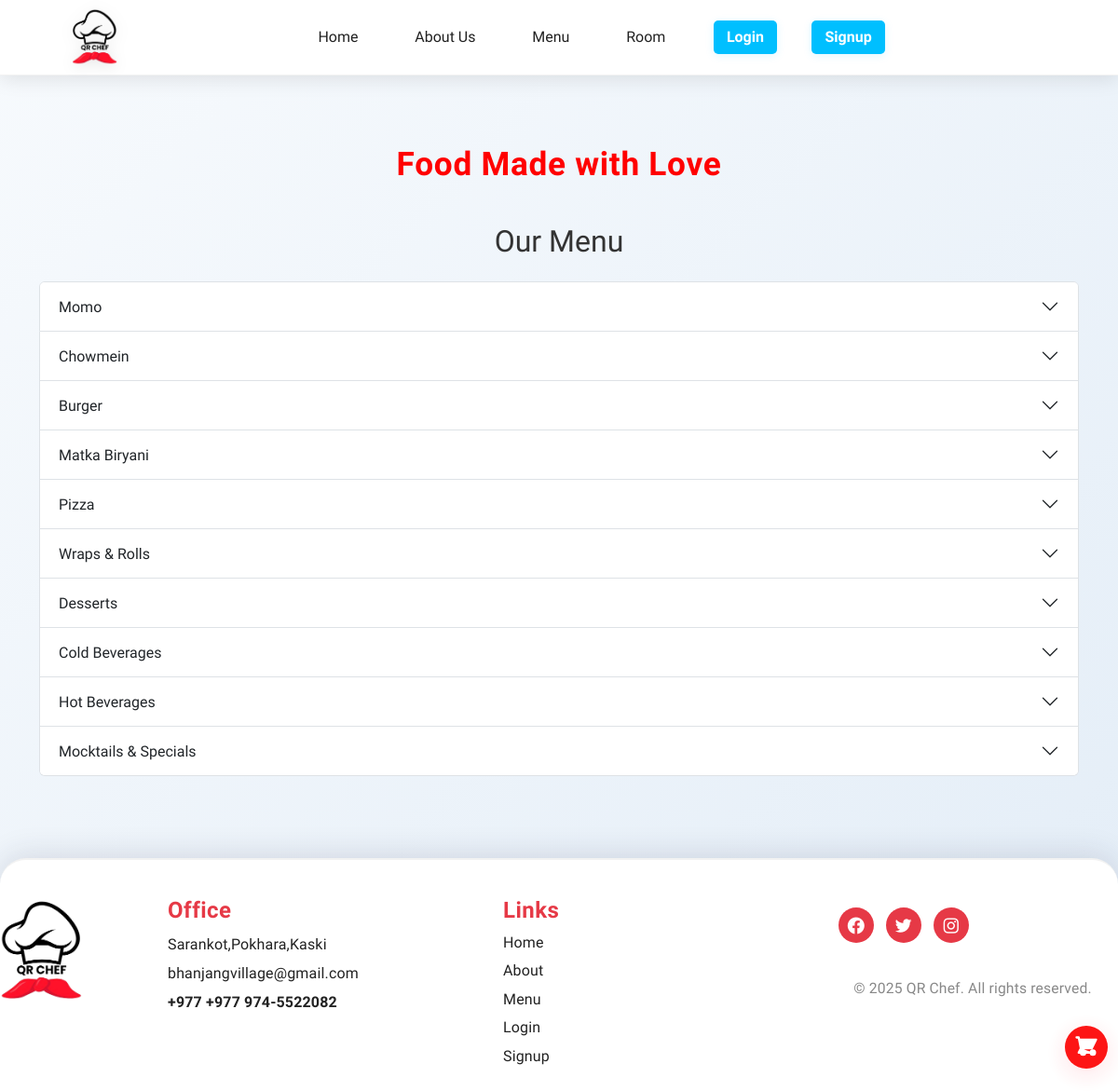
The app's page /menu/ with its own data.
### restaurant/models.py (models this page shows, shortened)
class Category(models.Model):
    name = models.CharField(max_length=100, unique=True)
    class Meta:
        verbose_name_plural = 'Food Categories'

### restaurant/views.py (the view)
# urls.py: path('menu/', menu_view, name='menu'),
def menu_view(request):
    print('[DEBUG] menu_view session:', dict(request.session))
    room_no = request.GET.get('room')
    if room_no:
        request.session['room_no'] = room_no
    print('[DEBUG] menu_view session room_no:', request.session.get('room_no'))
    categories = Category.objects.all()
    category_id = request.GET.get('category')
    if category_id:
        food_items = Food.objects.filter(category_id=category_id)
        categories = categories.filter(id=category_id)
    else:
        food_items = Food.objects.all()
    for category in categories:
        category.items = food_items.filter(category=category)
    cart_items = []
    if request.user.is_authenticated:
        cart, created = Cart.objects.get_or_create(user=request.user)
        cart_items = CartItem.objects.filter(cart=cart)
    context = {
        'categories': categories,
        'food_items': food_items,
        'cart_items': cart_items,
    }
    return render(request, 'menu.html', context)

### restaurant/templates/menu.html (shortened to what this page needs)
{% extends "base.html" %}
{% load static %}
{% block extra_head %}
  <link href="https://cdn.jsdelivr.net/npm/bootstrap@5.3.0/dist/css/bootstrap.min.css" rel="stylesheet">
  <link rel="stylesheet" href="https://cdnjs.cloudflare.com/ajax/libs/font-awesome/6.0.0/css/all.min.css">
{% endblock %}
{% block content %}
<div class="menu-heading-wrapper" style="display: flex; align-items: center; justify-content: center; min-height: 10vh; margin-top: 1.2rem;">
  <h1 class="menu-heading" style="margin-bottom: 1.2rem;">Food Made with Love</h1>
</div>
<div class="container my-4">
  <h2 class="mb-4 text-center">Our Menu</h2>
  <div class="accordion" id="menuAccordion">
    {% for category in categories %}
    <div class="accordion-item">
      <h2 class="accordion-header" id="heading{{ forloop.counter }}">
        <button class="accordion-button collapsed" type="button" data-bs-toggle="collapse" data-bs-target="#collapse{{ forloop.counter }}">
          {{ category.name }}
        </button>
      </h2>
    </div>
    {% endfor %}
  </div>
</div>
<button id="floating-cart-btn" class="floating-cart-btn" style="position: fixed; right: 0.7rem; bottom: 1.5rem; z-index: 9999; background: rgb(253, 2, 2); color: #fff; border: none; border-radius: 50%; width: 46px; height: 46px; display: flex; align-items: center; justify-content: center; box-shadow: 0 6px 24px rgba(255,71,87,0.17); cursor: pointer; font-size: 2.2rem; transition: background 0.2s, transform 0.18s; outline: none; opacity: 0.92;">
    <svg xmlns="http://www.w3.org/2000/svg" width="28" height="28" fill="white" viewBox="0 0 24 24" stroke="white" stroke-width="2">
        <path stroke-linecap="round" stroke-linejoin="round" d="M3 3h2l.4 2M7 13h10l4-8H5.4M7 13l-2 4h13M7 13L5.4 5M16 17a2 2 0 1 0 4 0 2 2 0 0 0-4 0ZM7 17a2 2 0 1 0 4 0 2 2 0 0 0-4 0Z"></path>
    </svg>
</button>
{% endblock %}

### restaurant/static/css/style.css (style rules this page uses)
* { margin: 0; padding: 0; box-sizing: border-box; text-decoration: none; font-family: 'Ubuntu', sans-serif; }
html, body { overflow-x: hidden; width: 100%; }
body { height: 100%; margin-top: 100px; display: flex; flex-direction: column; font-family: 'Ubuntu', sans-serif; }

### restaurant/templates/base.html (style rules this page uses)
body { margin-top: 0 !important; padding-top: 0 !important; }

### restaurant/templates/menu.html (style rules this page uses)
.menu-heading { text-align: center; font-size: 2.2rem; font-weight: 700; color:rgb(255, 0, 0); margin: 3.5rem auto 2.5rem auto; white-space: nowrap; letter-spacing: 0.02em; line-height: 1.15; font-family: inherit; display: block; width: 100%; max-width: 100vw; }
* { margin: 0; padding: 0; box-sizing: border-box; }
body { font-family: 'Arial', sans-serif; background: linear-gradient(135deg, #f7fafd 0%, #e3edf7 100%); color: #333; }
#floating-cart-btn { position: fixed; right: 0.7rem; bottom: 1.5rem; z-index: 9999; background: rgb(253, 2, 2); color: #fff; border: none; border-radius: 50%; width: 46px; height: 46px; display: flex; align-items: center; justify-content: center; box-shadow: 0 6px 24px rgba(255,71,87,0.17); cursor: pointer; font-size: 2.2rem; transition: background 0.2s, transform 0.18s; outline: none; opacity: 0.92; }

### records on screen
Category: name "Momo"
Category: name "Chowmein"
Category: name "Burger"
Category: name "Matka Biryani"
Category: name "Pizza"
Category: name "Wraps & Rolls"
Category: name "Desserts"
Category: name "Cold Beverages"
Category: name "Hot Beverages"
Category: name "Mocktails & Specials"
